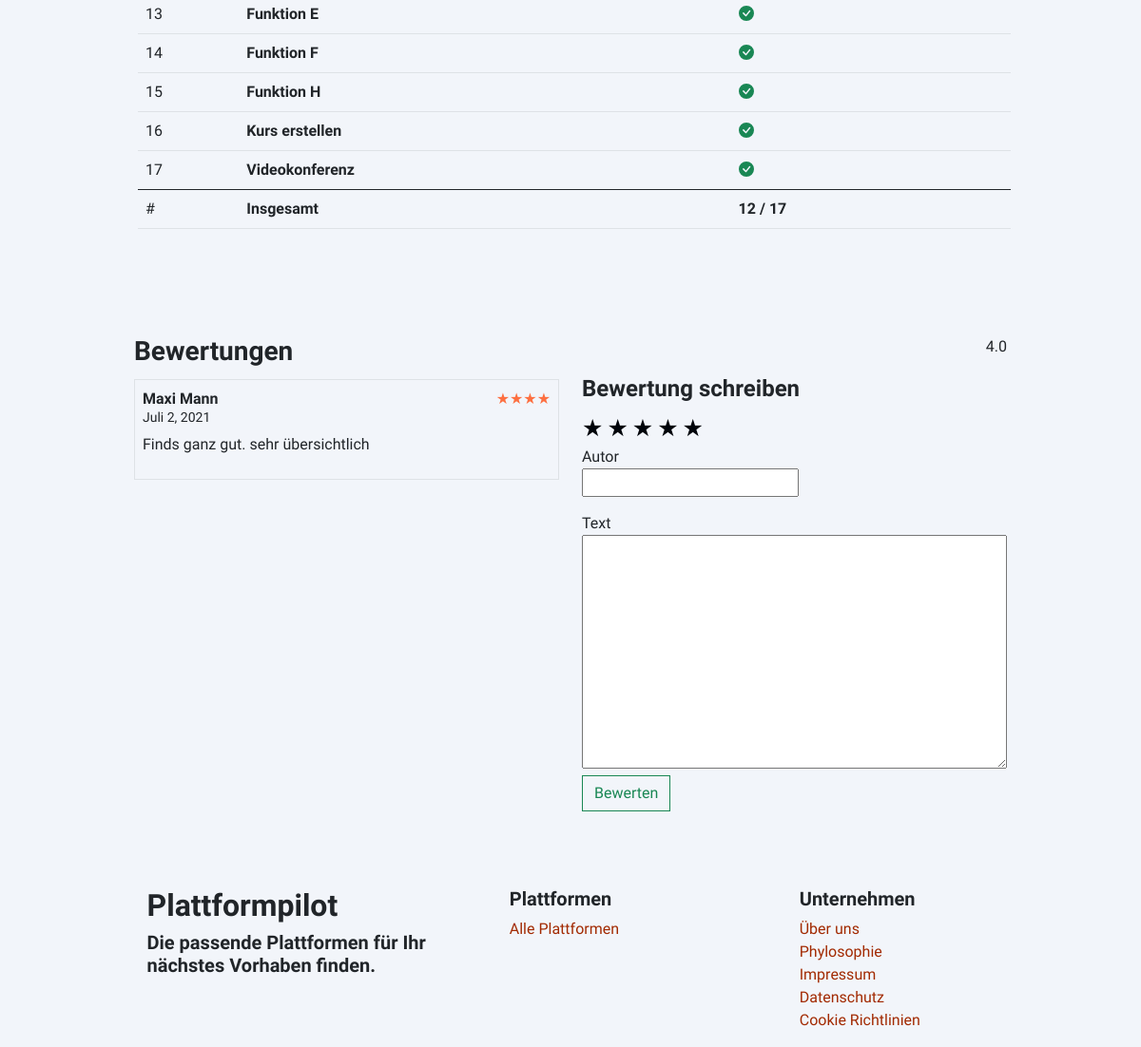
The page /plattform/iserv (lower part) on the database as committed earlier.
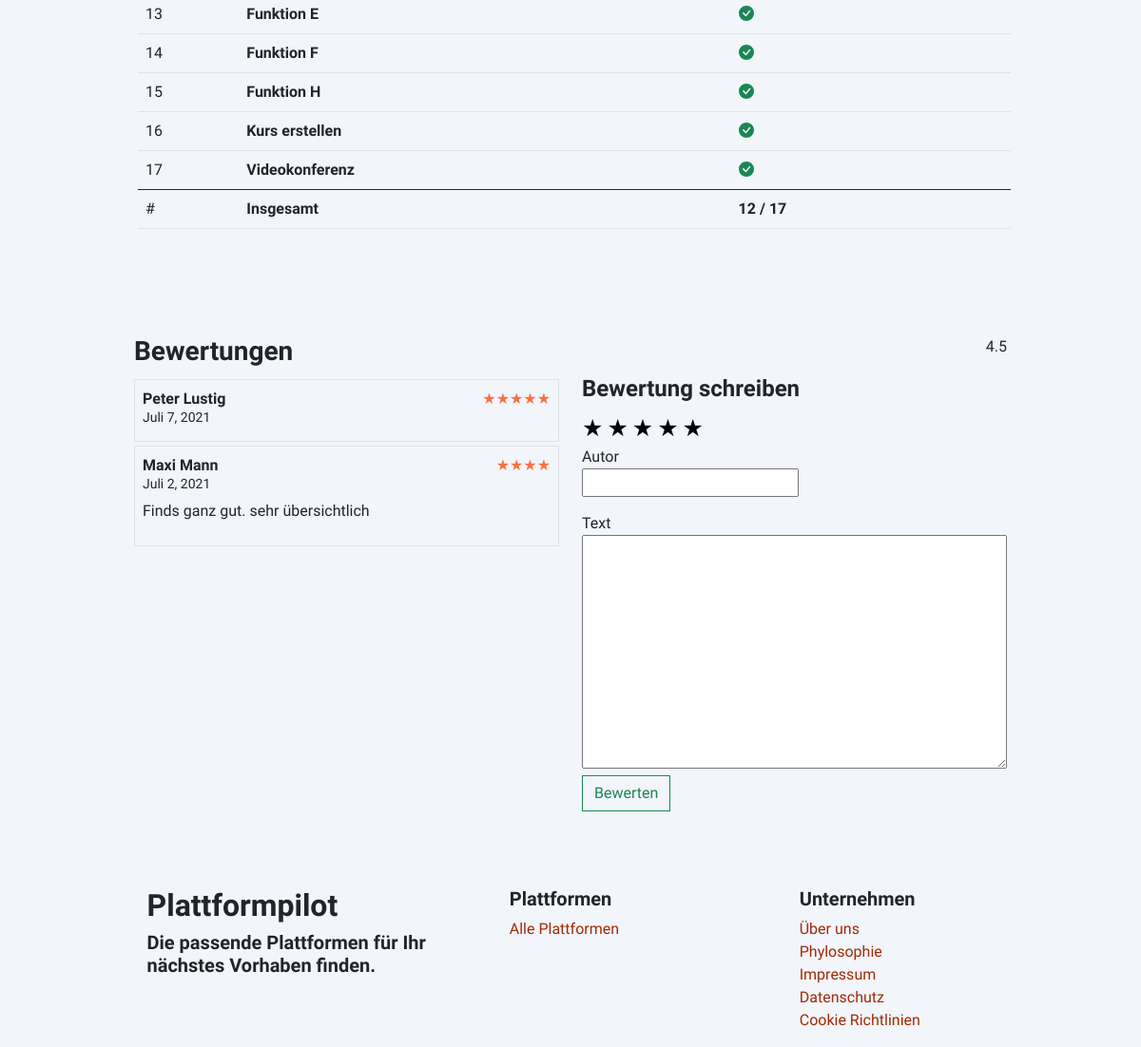
The same page on the database as committed later.
### apps/platforms/models.py (models this page shows)
class Functionality(models.Model):
    functionality = models.CharField(max_length=200)
    def __str__(self):
        return f'{self.functionality}'

### apps/reviews/models.py (models this page shows)
class Review(models.Model):
    platform = models.ForeignKey(Platform, on_delete=models.SET_NULL, null=True)
    author = models.CharField(max_length=200)
    content = models.TextField(max_length=1000, blank=True, null=True)
    rating = models.IntegerField(default=5)
    is_checked = models.BooleanField(default=False)
    created_at = models.DateField(auto_now_add=True, null=True)

### apps/platforms/views.py (the view)
# urls.py: path('<slug>', platform_detail, name="platform_detail")
def platform_detail(request, slug):
    platform = Platform.objects.get(slug=slug)
    category = Category.objects.get(category=platform.category)
    functionality_count = platform.functionality.count()
    category_filter_count = category.filter_functions.count()
    function_count = round(functionality_count * 10 / category_filter_count, 2)
    function_count = str(function_count)
    all_functions = category.filter_functions.all().order_by('functionality')
    reviews = Review.objects.filter(platform=platform, is_checked=True).order_by('-created_at', '-rating')
    av_rating = calc_rating(platform.id)
    if request.method == 'POST':
        form = ReviewForm(request.POST)
        if form.is_valid():
            print(form.cleaned_data['platform'].id)
            if form.cleaned_data['platform'].id == platform.id:
                form.save(commit=False)
                form.rating = int(request.POST['rating'])
                form.platform = form.cleaned_data['platform']
                form.save()
                messages.success(request, 'Super! Ihre Bewertung wird von uns geprüft und anschließend freigeschaltet.')
                return redirect('platform:platform_detail', platform.slug)
            else:
                messages.error(request, 'Uups, etwas stimmt nicht. Versuche es nochmal!')
        else:
            messages.error(request, 'Sieht so aus als fehlt hier etwas.. Hast du den Autor und eine Sterne-Bewertung angegeben?')
    else:
        form = ReviewForm()
    return render(request, 'platforms/platform-detail.html', {
        'platform': platform,
        'function_count': function_count,
        'all_functions': all_functions,
        'category': category,
        'form': form,
        'reviews': reviews,
        'av_rating': av_rating,
        'functionality_count': functionality_count,
        'category_filter_count': category_filter_count
    })

### apps/reviews/forms.py
class ReviewForm(forms.ModelForm):
    class Meta:
        model = Review
        fields = ['author', 'content', 'rating', 'platform']
        exclude = ['is_checked', ]

### apps/core/models.py (called while the page is built)
    def __str__(self):
        return f'{self.category}'

### apps/platforms/functions.py (called while the page is built)
def calc_rating(id):
    platform = Platform.objects.get(id=id)
    reviews = Review.objects.all().exclude(is_checked=False)
    counter = 0
    iterations = 0
    for count, i in enumerate(reviews):
        if i.platform == platform:
            counter += i.rating
            iterations += 1
    if iterations > 0:
        return counter/iterations
    else:
        return 0

### apps/platforms/templatetags/stars.py (called while the page is built)
def stars(value):
    if value == 1:
        return '&#9733;'
    elif value == 2:
        return '&#9733;&#9733;'
    elif value == 3:
        return '&#9733;&#9733;&#9733;'
    elif value == 4:
        return '&#9733;&#9733;&#9733;&#9733;'
    elif value == 5:
        return '&#9733;&#9733;&#9733;&#9733;&#9733;'

### templates/platforms/platform-detail.html (shortened to what this page needs)
{% extends 'base.html' %}
{% load static embed_video_tags stars %}
{% block custom-css %}
    <link rel="stylesheet" href="{% static 'aos/aos.min.css' %}"/>
    <link rel="stylesheet" href="{% static 'css/platforms/platform-detail.css' %}"/>
{% endblock %}
{% block content %}
    <div class="wrapper">
        <div class="container container-custom">
            <div class="row row-cols-1 g-5 mt-5 px-4">
                <div class="scrollspy-section col my-5" id="functions_wrapper">
                    <div class="table-responsive">
                        <table class="table">
                            <tbody>
                            {% for f in all_functions %}
                                <tr data-aos="fade-right" data-aos-duration="400" data-aos-delay="50">
                                    <td>{{ forloop.counter }}</td>
                                    <td class="{% if f in platform.functionality.all %}fw-bold {% endif %}">
                                        {{ f }}
                                    </td>
                                    <td class="text-md-start text-end">
                                    </td>
                                </tr>
                            {% endfor %}
                            <tfoot data-aos="fade-right" data-aos-duration="400" data-aos-delay="50">
                            <td>#</td>
                            <th>Insgesamt</th>
                            <th>{{ functionality_count }} / {{ category_filter_count }}</th>
                            </tfoot>
                            </tbody>
                        </table>
                    </div>
                </div>
                <div class="review__wrapper col">
                    <div class="d-flex justify-content-between">
                        <h3>Bewertungen</h3>
                        {% if av_rating > 0 %}
                            <span>{{ av_rating|floatformat:1 }}</span>
                        {% endif %}
                    </div>
                    {% include '_includes/platforms/review-form.html' %}
                </div>
            </div>
        </div>
    </div>
{% endblock %}

### templates/_includes/platforms/review-form.html (shortened to what this page needs)
{% load stars %}
<div class="row">
    <form id="form" method="POST" class="col-md-6 col-12 order-md-1 order-3 mt-md-0 mt-5" data-aos="fade-left" data-aos-duration="600" data-aos-delay="50">
        <h4>Bewertung schreiben</h4>
        <div class="d-flex justify-content-start">
            <div class="clasificacion">
                <label for="radio1" class="star-label">&#9733;</label>
                <label for="radio2" class="star-label">&#9733;</label>
                <label for="radio3" class="star-label">&#9733;</label>
                <label for="radio4" class="star-label">&#9733;</label>
                <label for="radio5" class="star-label">&#9733;</label>
            </div>
        </div>
        <div class="d-block">
            <label for="id_author">Autor</label>
            <br>
            {{ form.author }}
        </div>
        <div class="d-block mt-3">
            <label for="id_content">Text</label>
            <br>
            {{ form.content }}
        </div>
        <button type="button" onclick="check_rating()" class="btn btn-outline-success rounded-0">Bewerten</button>
    </form>
    <div class="col-md-6 col-12">
        {% for review in reviews|slice:5 %}
            <div class="p-2 border my-1" data-aos="fade-right" data-aos-duration="400" data-aos-delay="{{ forloop.counter }}00">
                <div class="d-flex justify-content-between">
                    <div>
                        <b>{{ review.author }}</b>
                        <br>
                        <small class="position-relative" style="top: -5px;">{{ review.created_at }}</small>
                    </div>
                    <span class="star-rating">{{ review.rating|stars|safe }}</span>
                </div>
                {% if review.content %}
                    <p>{{ review.content }}</p>
                {% endif %}
            </div>
        {% empty %}
            <p class="text-start py-md-5 py-3">
                Sieht so aus, als gibt es noch keine Bewertungen. <br> Mach den Anfang und schreib die erste Bewertung.
            </p>
        {% endfor %}
    </div>
</div>

Rows that differ between the two databases and show on the page:
added Review: author "Peter Lustig", created_at "Juli 7, 2021", rating|stars "★★★★★"
Other text that changed with them:
{{ av_rating|floatformat:1 }}: "4.0" → "4.5"
